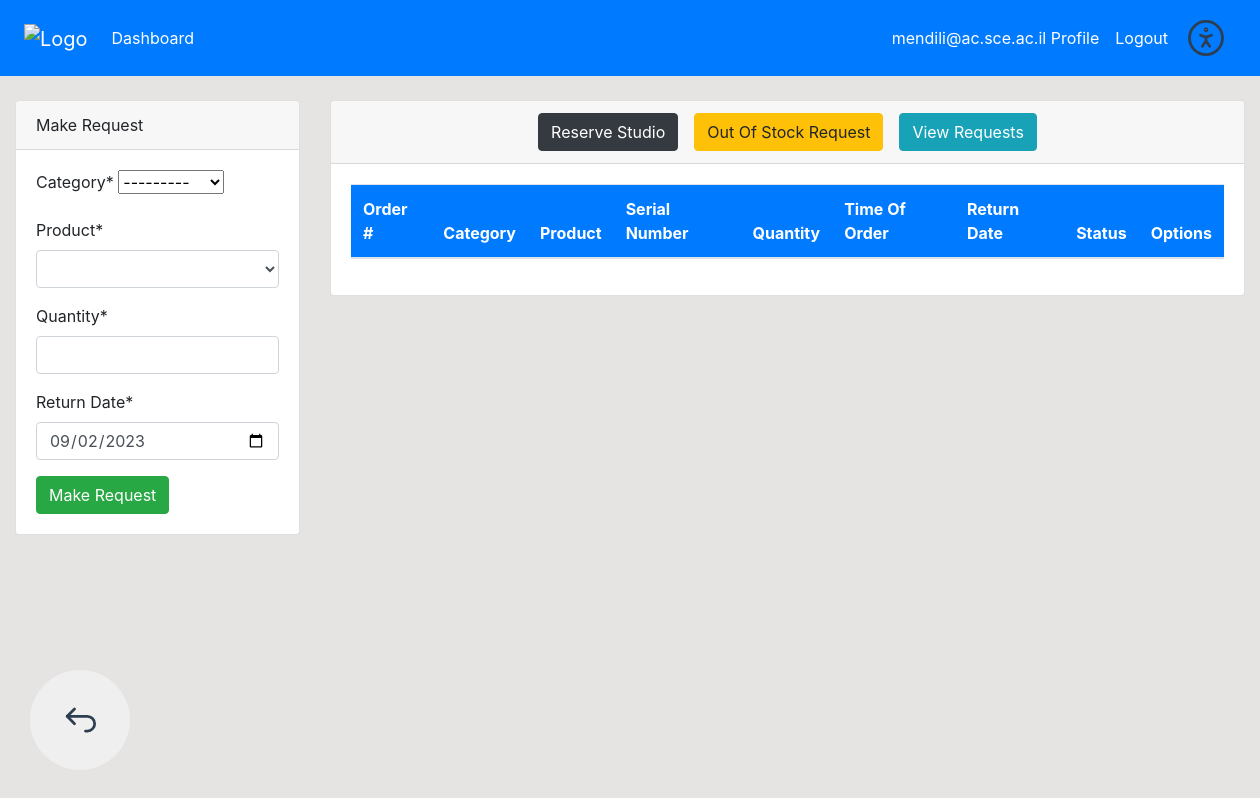
The page /dashboard/ (signed in) on the database as committed earlier.
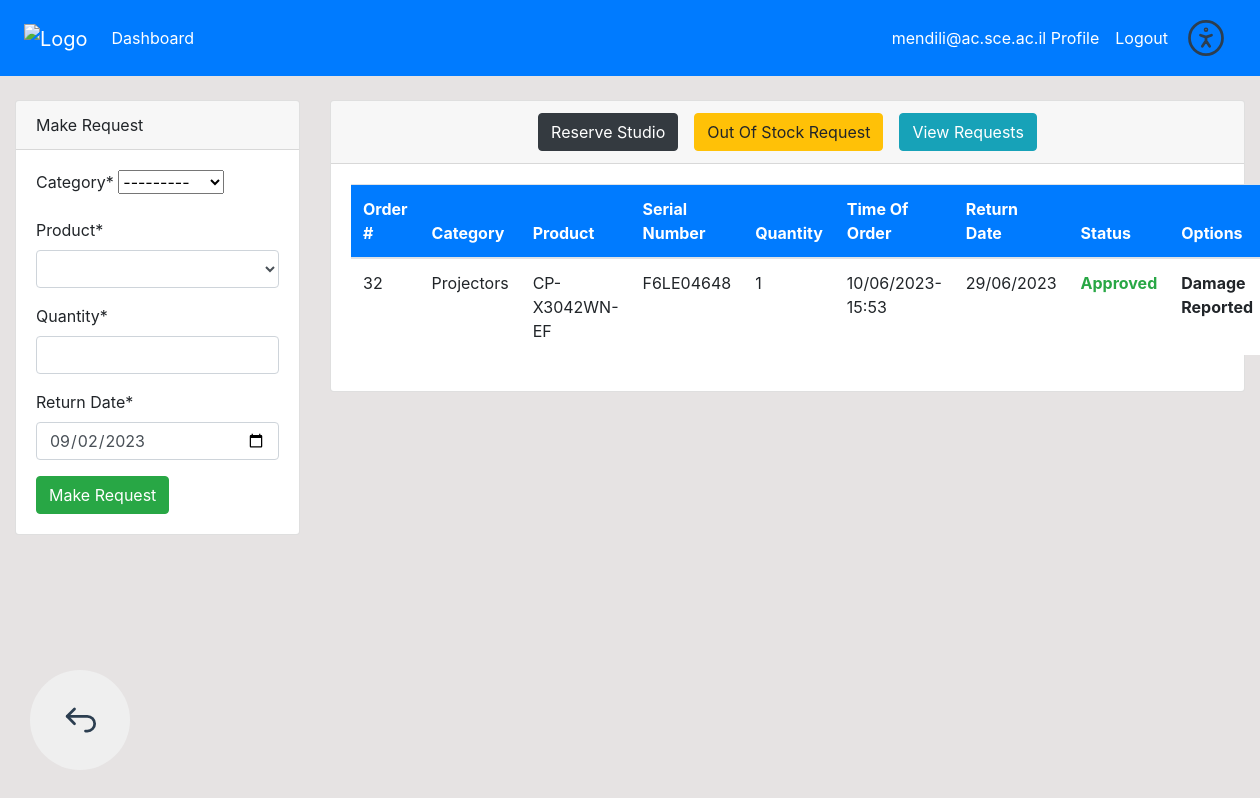
The same page on the database as committed later.
### dashboard/models.py (models this page shows, shortened)
class Order(models.Model):
    product = models.ForeignKey(Product, on_delete=models.CASCADE,null=True)
    staff = models.ForeignKey(User, models.CASCADE, null=True)
    quantity = models.PositiveIntegerField(null=True)
    date = models.DateTimeField(auto_now_add=True)
    returnDate = models.DateTimeField(null=False,default=timezone.now,verbose_name='Return Date')
    status = models.CharField(max_length=10, choices=(('Pending', 'Pending'), ('Approved', 'Approved'), ('Denied', 'Denied'),('Finished', 'Finished')), default='Pending')
    extendRequested = models.CharField(max_length=12, choices=(('Pending', 'Pending'), ('Approved', 'Approved'), ('Denied', 'Denied'),('NotRequested','NotRequested')), default='NotRequested')
    extendedDate = models.DateTimeField(null=False,default=timezone.now,verbose_name='Extended Date')
    category = models.CharField(max_length=100, choices=CATEGORY, null=True)
    is_reported = models.BooleanField(default=False)
    @property
    def day_before_return(self):
        return self.returnDate - timedelta(days=1)
    def current_date(self):
        return timezone.now().date()

class Product(models.Model):
    name = models.CharField(max_length=100,null=True)
    sn = models.CharField(max_length=20, null=True, verbose_name='Serial Number')
    category = models.CharField(max_length=100,choices=CATEGORY,null=True)
    quantity = models.PositiveIntegerField(null=True)

### dashboard/views.py (the view)
# urls.py: path('dashboard/', views.index, name='dashboard-index'),
@login_required(login_url='user_login')
def index(request):
    products = Product.objects.filter(quantity__gt=0)
    product_count = Product.objects.aggregate(product_count=Sum('quantity'))['product_count']
    orders = Order.objects.all()
    order_count = orders.count()
    customers = User.objects.exclude(username='admin')
    customer_count = customers.count()
    if request.method == 'POST':
        form = OrderForm(request.POST)
        if form.is_valid():
            order = form.save(commit=False)
            order.staff = request.user
            order.save()
            return redirect('dashboard-index')
    else:
        form = OrderForm()
    context = {
        'form': form,
        'orders': orders,
        'products': products,
        'product_count': product_count,
        'order_count': order_count,
        'customer_count': customer_count,
    }
    return render(request, 'dashboard/index.html', context)

### templates/dashboard/index.html
{% extends 'partials/base.html' %}
{% block content %}
{% if user.is_authenticated and user.is_staff and user.is_superuser %}
{% include 'partials/topnav.html' %}
<div class="d-flex justify-content-center align-items-center">
    <div class="col-md-4 my-4">
        <div class="bg-white">
            <div class="card-body">
                <canvas id="myChart1" width="300" height="200"></canvas>
                <script>
                    var Colors = [
                    "#b7c54b", "#d97a82", "#96a7db", "#f58c48", "#f0e272", "#961766", "#8fe6d3", "#746e82", "#80f446", "#c62475",
                    "#84a84d", "#394fa4", "#f5f1bf", "#ca74b1", "#909fe6", "#74963d", "#dd19a5", "#f52dc3", "#103b30", "#7e68be",
                    "#4783cc", "#b4d63a", "#bcc9d9", "#a64936", "#208caa", "#5c3fc3", "#fdaa1a", "#c0f98a", "#1978e6", "#d9cfe3",
                    "#9dc01a", "#96ece5", "#4abc4c", "#977505", "#88d006", "#f01cde", "#c2fe46", "#c99441", "#8d2a7", "#7b91e2",
                    "#164fc", "#a252a3", "#80c62b", "#cf389f", "#6ea12f", "#7e7b2f", "#a0d624", "#7c136a", "#5f13e6", "#cf1a5d",
                    "#843d43", "#17a4b2", "#2b987", "#3bbbc", "#7a7394", "#213c82", "#6b4f67", "#e2acda", "#489a55", "#336710",
                    "#c62762", "#d566c1", "#fe5c8a", "#656fea", "#7c7713", "#499208", "#dd8d4e", "#b8be7f", "#a6c160", "#c08260",
                    "#7af4a5", "#9632fb", "#20cb09", "#58e5a1", "#86f25b", "#f2965b", "#51d319", "#1e2e33", "#950239", "#f631c4",
                    "#513732", "#a48df3", "#d2f907", "#5350d1", "#b7d40f", "#37937f", "#bf0cbb", "#bea321", "#246e36", "#e9103f",
                    "#7e6d22", "#d3656d", "#c15194", "#2048d6", "#cf2a8b", "#29449", "#f15ae5", "#2bea75", "#d8c66f", "#c71219"
                ];
                var categories = [];
                var categoryCounts = [];
                var currentData = null;
                {% for product in products %}
                var category = '{{ product.category }}';
                var quantity = {{ product.quantity }};
                var categoryIndex = categories.indexOf(category);
                if (categoryIndex !== -1) {
                  categoryCounts[categoryIndex] += quantity;
                } else {
                  categories.push(category);
                  categoryCounts.push(quantity);
                }
                {% endfor %}
                function showItems(category) {
                  $.ajax({
                    url: '{% url "get_products_by_category" %}',
                    type: 'GET',
                    data: { category: category },
                    success: function (response) {
                      var products = response.products;
                      var productData = {};
                      products.forEach(function (product) {
                        var name = product.name;
                        var quantity = product.quantity;
                        if (productData[name]) {
                          productData[name] += quantity;
                        } else {
                          productData[name] = quantity;
                        }
                      });
                      var labels = Object.keys(productData);
                      var data = Object.values(productData);
                      myChart1.data.labels = labels;
                      myChart1.data.datasets[0].data = data;
                      myChart1.update();
                      var totalItems = data.reduce(function (total, quantity) {
                        return total + quantity;
                      }, 0);
                      myChart1.options.title.text = 'Items in ' + category + ' (' + totalItems + ')';
                      myChart1.update();
                      myChart1.options.onClick = null;
                      document.getElementById('backButton').style.display = 'block';
                    },
                    error: function (xhr, status, error) {
                      console.log(error);
                    }
                  });
                }
                function goBack() {
                  myChart1.data.labels = categories;
                  myChart1.data.datasets[0].data = categoryCounts;
                  myChart1.update();
                  myChart1.options.title.text = 'Categories';
                  myChart1.update();
                  myChart1.options.onClick = function (event, elements) {
                    if (elements.length > 0) {
                      var categoryIndex = elements[0]._index;
                      var categoryLabel = categories[categoryIndex];
                      showItems(categoryLabel);
                    }
                  };
                  document.getElementById('backButton').style.display = 'none';
                }
                var ctx = document.getElementById('myChart1').getContext('2d');
                var myChart1 = new Chart(ctx, {
                  type: 'pie',
                  data: {
                    labels: categories,
                    datasets: [{
                      label: 'Number of Products',
                      data: categoryCounts,
                      backgroundColor: Colors,
                      borderColor: Colors,
                      borderWidth: 1
                    }]
                  },
                  options: {
                    title: {
                      display: true,
                      text: 'Categories'
                    },
                    onClick: function (event, elements) {
                      if (elements.length > 0) {
                        var categoryIndex = elements[0]._index;
                        var categoryLabel = categories[categoryIndex];
                        showItems(categoryLabel);
                      }
                    }
                  }
                });
              </script>
              <button id="backButton" style="display: none;" onclick="goBack()">Back</button>
            </div>
        </div>
    </div>
    <div class="col-md-4 my-4">
        <div class="bg-white">
            <div class="card-body">
                <canvas id="myChart" width="300" height="200"></canvas>
                <script>
                    var Colors = [
                    "#b7c54b", "#d97a82", "#96a7db", "#f58c48", "#f0e272", "#961766", "#8fe6d3", "#746e82", "#80f446", "#c62475",
                    "#84a84d", "#394fa4", "#f5f1bf", "#ca74b1", "#909fe6", "#74963d", "#dd19a5", "#f52dc3", "#103b30", "#7e68be",
                    "#4783cc", "#b4d63a", "#bcc9d9", "#a64936", "#208caa", "#5c3fc3", "#fdaa1a", "#c0f98a", "#1978e6", "#d9cfe3",
                    "#9dc01a", "#96ece5", "#4abc4c", "#977505", "#88d006", "#f01cde", "#c2fe46", "#c99441", "#8d2a7", "#7b91e2",
                    "#164fc", "#a252a3", "#80c62b", "#cf389f", "#6ea12f", "#7e7b2f", "#a0d624", "#7c136a", "#5f13e6", "#cf1a5d",
                    "#843d43", "#17a4b2", "#2b987", "#3bbbc", "#7a7394", "#213c82", "#6b4f67", "#e2acda", "#489a55", "#336710",
                    "#c62762", "#d566c1", "#fe5c8a", "#656fea", "#7c7713", "#499208", "#dd8d4e", "#b8be7f", "#a6c160", "#c08260",
                    "#7af4a5", "#9632fb", "#20cb09", "#58e5a1", "#86f25b", "#f2965b", "#51d319", "#1e2e33", "#950239", "#f631c4",
                    "#513732", "#a48df3", "#d2f907", "#5350d1", "#b7d40f", "#37937f", "#bf0cbb", "#bea321", "#246e36", "#e9103f",
                    "#7e6d22", "#d3656d", "#c15194", "#2048d6", "#cf2a8b", "#29449", "#f15ae5", "#2bea75", "#d8c66f", "#c71219"
                ];
                    var ctx = document.getElementById('myChart').getContext('2d');
                    // Filter orders by status 'Approved'
                    var approvedOrders = [
                        {% for order in orders %}
                            {% if order.status == 'Approved' %}
                                '{{ order.product.name }}',
                            {% endif %}
                        {% endfor %}
                    ];
                    // Filter order quantities for 'Approved' orders
                    var approvedQuantities = [
                        {% for order in orders %}
                            {% if order.status == 'Approved' %}
                                {{ order.quantity }},
                            {% endif %}
                        {% endfor %}
                    ];
                    var myChart = new Chart(ctx, {
                        type: 'bar',
                        data: {
                            labels: approvedOrders,
                            datasets: [{
                                label: 'Orders',
                                data: approvedQuantities,
                                backgroundColor: Colors,
                                borderColor: Colors,
                                borderWidth: 1
                            }]
                        },
                        options: {
                            scales: {
                                yAxes: [{
                                    ticks: {
                                        beginAtZero: true
                                    }
                                }]
                            },
                            legend: {
                                display: false
                            },
                            tooltips: {
                                callbacks: {
                                    label: function(tooltipItem) {
                                        return tooltipItem.yLabel;
                                    }
                                }
                            },
                            title: {
                                display: true,
                                text: 'Orders'
                            }
                        }
                    });
                </script>
            </div>
        </div>
    </div>
</div>
{% else %}
{% include 'dashboard/staff_index.html' %}
{% endif %}
{% endblock %}

### templates/dashboard/staff_index.html (shortened to what the changed rows need)
<div class="container-fluid">
    {% load crispy_forms_tags %}
    <div>
        <div class="row mt-4">
            <div class="col-md-9">
                <div class="card">
                    <div class="card-body">
                        <table class="table bg-white">
                            <thead class="bg-primary text-white">
                                <tr>
                                    <th scope="col">Order #</th>
                                    <th scope="col">Category</th>
                                    <th scope="col">Product</th>
                                    <th scope="col">Serial Number</th>
                                    <th scope="col">Quantity</th>
                                    <th scope="col">Time Of Order</th>
                                    <th scope="col">Return Date</th>
                                    <th scope="col">Status</th>
                                    <th scope="col">Options</th>
                                </tr>
                            </thead>
                            <tbody>
                                {% for order in orders %}
                                {% if order.staff == user %}
                                <tr>
                                    <td>{{order.id}}</td>
                                    <td>{{order.product.category}}</td>
                                    <td>{{order.product.name}}</td>
                                    <td>{{order.product.sn}}</td>
                                    <td>{{order.quantity}}</td>
                                    <td>{{order.date|date:"d/m/Y-H:i"}}</td>
                                    {% if order.current_date|date:"d/m/Y" == order.day_before_return|date:"d/m/Y" and order.status == 'Approved' %}
                                        <td style="color: black">{{ order.returnDate|date:"d/m/Y" }}<br>
                                            <strong>Return Date Approaching!</strong>
                                        </td>
                                    {% elif order.current_date|date:"d/m/Y" == order.returnDate|date:"d/m/Y" and order.status == 'Approved' %}
                                        <td style="color: red">{{ order.returnDate|date:"d/m/Y" }}<br>
                                            <strong>Today is return day!<br></strong>
                                        </td>
                                    {% else %}
                                    <td>{{ order.returnDate|date:"d/m/Y" }}</td>
                                    {% endif %}
                                    <td>
                                        <span class="
                                        {% if order.status == 'Approved' %}text-success font-weight-bold
                                        {% elif order.status == 'Denied' %}text-danger font-weight-bold
                                        {% elif order.status == 'Finished' %}text-primary font-weight-bold
                                        {% elif order.status == 'Pending' %}text font-weight-bold
                                        {% endif %}">
                                            {{ order.status }}
                                        </span>
                                    </td>
                                    <td>
                                        {% if order.status != 'Pending' %}
                                            {% if not order.is_reported %}
                                                <a class="btn btn-dark btn-sm" href="{% url 'report_damage' order.id %}">Report Damage</a>
                                            {% else %}
                                            <strong>Damage Reported<strong>
                                            {% endif %}
                                        {% endif %}
                                      </td>
                                </tr>
                                {% endif %}
                                {% endfor %}
                            </tbody>
                        </table>
                    </div>
                </div>
            </div>
        </div>
    </div>
</div>

Rows that differ between the two databases and show on the page:
added Order: id "32", product.category "Projectors", product.name "CP-X3042WN-EF", product.sn "F6LE04648", quantity "1", date "10/06/2023-15:53", returnDate "29/06/2023", status "Approved", is_reported "Damage Reported"
